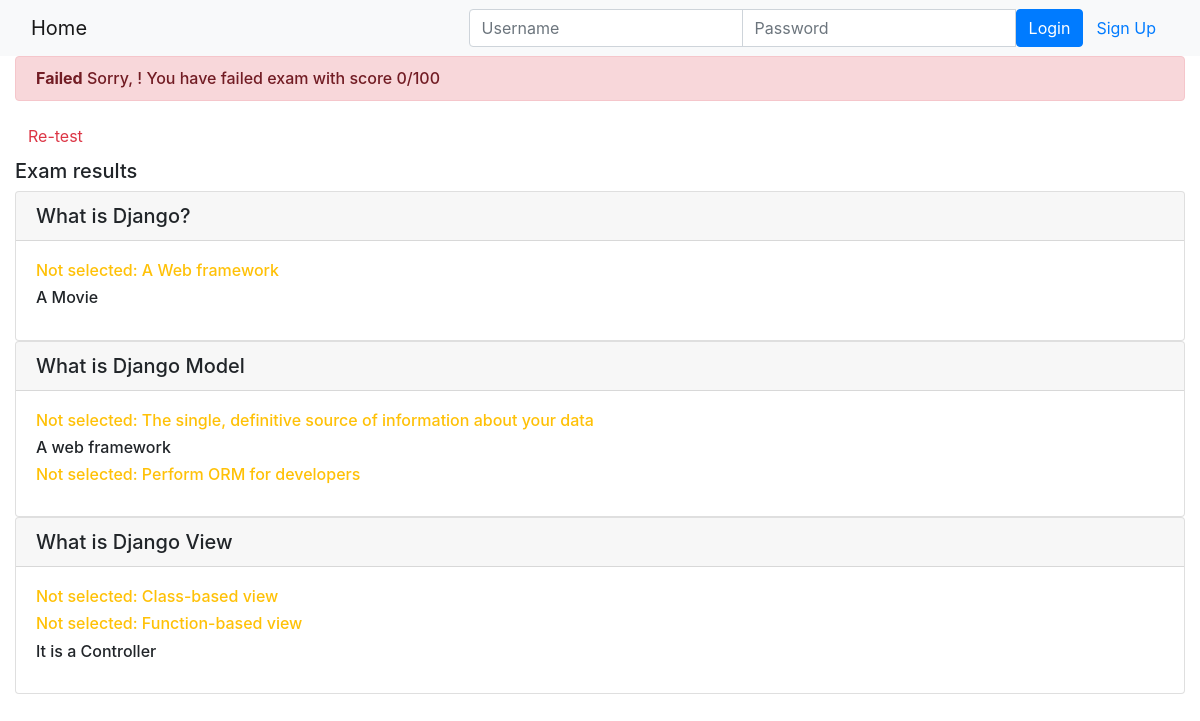
/onlinecourse/1/submission/1/result/, run on the app's committed database.
### onlinecourse/models.py (models this page shows)
class Question(models.Model):
    course = models.ForeignKey(Course, on_delete=models.CASCADE)
    question_text = models.CharField(max_length=300)
    grade = models.IntegerField(default=0)

class Choice(models.Model):
    question = models.ForeignKey(Question, on_delete=models.CASCADE)
    choice_text = models.CharField(max_length=300)
    is_correct = models.IntegerField(default=0)

### onlinecourse/views.py (the view)
# urls.py: path('<int:course_id>/submission/<int:submission_id>/result/', views.show_exam_result, name='submission')
def show_exam_result(request, course_id, submission_id):
    context = {}
    total_correct = 0
    score = 0
    tot_submissions = Submission.objects.all().count()
    course = get_object_or_404(Course, pk=course_id)
    submission = get_object_or_404(Submission, pk=submission_id)
    choices = submission.choices.all()
    total_correct = choices.aggregate(Sum('is_correct'))["is_correct__sum"]
    if total_correct is None:
        total_correct = 0
    answers = set()
    for choice in choices:
        answers.add(choice.pk)
    course_grade = course.question_set.all().aggregate(Sum('grade'))["grade__sum"]
    if course_grade is None:
        course_grade = 0
    if course_grade > 0:
        score = math.ceil((total_correct / course_grade) * 100)
    context["course"] = course
    context["score"] = score
    context["answers"] = answers
    return render(request, 'onlinecourse/exam_result_bootstrap.html', context)

### onlinecourse/templates/onlinecourse/exam_result_bootstrap.html (shortened to what this page needs)
<!DOCTYPE html>
<html lang="en">
<head>
    {% load static %}
    <link rel="stylesheet" href="https://maxcdn.bootstrapcdn.com/bootstrap/4.5.2/css/bootstrap.min.css">
</head>
<body>
    <nav class="navbar navbar-light bg-light">
        <div class="container-fluid">
            <div class="navbar-header">
                <a class="navbar-brand" href="{% url 'onlinecourse:index' %}">Home</a>
            </div>
            <ul class="nav navbar-nav navbar-right">
                {% if user.is_authenticated %}
                <li>
                    <a class="btn btn-link" href="#">{{ user.first_name }}({{ user.username }})</a>
                    <a class="btn btn-link" href="{% url 'onlinecourse:logout' %}">Logout</a>
                </li>
                {% else %}
                <li>
                    <form class="form-inline" action="{% url 'onlinecourse:login' %}" method="post">
                        <div class="input-group">
                            <input type="text" class="form-control" placeholder="Username" name="username" >
                            <input type="password" class="form-control" placeholder="Password" name="psw" >
                            <button class="btn btn-primary" type="submit">Login</button>
                            <a class="btn btn-link" href="{% url 'onlinecourse:registration' %}">Sign Up</a>
                        </div>
                    </form>
                </li>
                {% endif %}
            </ul>
        </div>
    </nav>
    <div class="container-fluid">
        {% if score > 80 %}
        <div class="alert alert-success h6">
        <strong>Congratulations, {{ user.first_name }}!</strong> You havepassed the exam and completed the course with score {{ score }}/100
        </div>
        {% else %}
        <div class="alert alert-danger h6">
            <strong>Failed</strong> Sorry, {{ user.first_name }}! You have failed exam with score {{ score }}/100
        </div>
        <a class="btn btn-link text-danger" href="{% url 'onlinecourse:course_details' course.id %}">Re-test</a>
        {% endif %}
        <div class="card-columns-vertical mt-1">
            <h5 class="">Exam results</h5>
            {% for question in course.question_set.all %}
                <div class="card">
                    <div class="card-header card-title h5">
                        {{ question.question_text }}
                    </div>
                    <div class="card-body card-title">
                        {% for choice in question.choice_set.all %}
                            {% if choice.is_correct and choice.pk in answers %}
                                <p class="card-text text-success h6">Correct answer: {{ choice.choice_text }}</p>
                            {% elif choice.is_correct and choice.pk not in answers %}
                                <p class="card-text text-warning h6">Not selected: {{ choice.choice_text }}</p>
                            {% else %}
                                <p class="card-text h6">{{ choice.choice_text }}</p>
                            {% endif %}
                        {% endfor %}
                    </div>
                </div>
            {% endfor%}
        </div>
    </div>
</body>
</html>

### data on the page
Question: question_text "What is Django?"
Choice: choice_text "A Web framework"
Choice: choice_text "A Movie"
Question: question_text "What is Django Model"
Choice: choice_text "The single, definitive source of information about your data"
Choice: choice_text "A web framework"
Choice: choice_text "Perform ORM for developers"
Question: question_text "What is Django View"
Choice: choice_text "Class-based view"
Choice: choice_text "Function-based view"
Choice: choice_text "It is a Controller"

### other printed values
{{ score }} "0"
